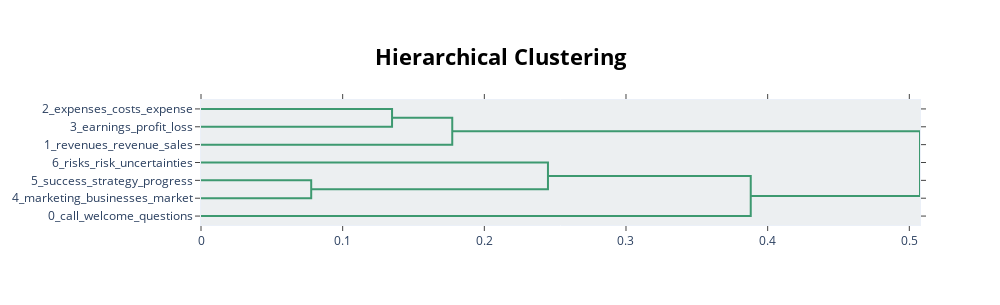

The cell this chart's notebook holds for it:
### Markdown cell above
Zeroshot 9 Topics for the following cells

### Code cell
topic_model.visualize_hierarchy()

### Figure 1 — Plotly figure (JSON) as saved in the notebook; plotly's stock layout.template omitted (floating-point values rounded to 4 significant figures)
{"data": [{"hoverinfo": "text", "marker": {"color": "rgb(61,153,112)"}, "mode": "lines", "type": "scatter", "x": [0, 0.1349, 0.1349, 0], "xaxis": "x", "y": [-5, -5, -15, -15], "yaxis": "y"}, {"hoverinfo": "text", "marker": {"color": "rgb(61,153,112)"}, "mode": "lines", "type": "scatter", "x": [0.1349, 0.1774, 0.1774, 0], "xaxis": "x", "y": [-10, -10, -25, -25], "yaxis": "y"}, {"hoverinfo": "text", "marker": {"color": "rgb(61,153,112)"}, "mode": "lines", "type": "scatter", "x": [0, 0.07779, 0.07779, 0], "xaxis": "x", "y": [-45, -45, -55, -55], "yaxis": "y"}, {"hoverinfo": "text", "marker": {"color": "rgb(61,153,112)"}, "mode": "lines", "type": "scatter", "x": [0, 0.2449, 0.2449, 0.07779], "xaxis": "x", "y": [-35, -35, -50, -50], "yaxis": "y"}, {"hoverinfo": "text", "marker": {"color": "rgb(61,153,112)"}, "mode": "lines", "type": "scatter", "x": [0.2449, 0.3881, 0.3881, 0], "xaxis": "x", "y": [-42.5, -42.5, -65, -65], "yaxis": "y"}, {"hoverinfo": "text", "marker": {"color": "rgb(61,153,112)"}, "mode": "lines", "type": "scatter", "x": [0.1774, 0.5075, 0.5075, 0.3881], "xaxis": "x", "y": [-17.5, -17.5, -53.75, -53.75], "yaxis": "y"}], "layout": {"autosize": false, "height": 305, "hoverlabel": {"bgcolor": "white", "font": {"family": "Rockwell", "size": 16}}, "hovermode": "closest", "plot_bgcolor": "#ECEFF1", "showlegend": false, "title": {"font": {"color": "Black", "size": 22}, "text": "<b>Hierarchical Clustering</b>", "x": 0.5, "xanchor": "center", "yanchor": "top"}, "width": 1000, "xaxis": {"mirror": "allticks", "rangemode": "tozero", "showgrid": false, "showline": true, "showticklabels": true, "ticks": "outside", "type": "linear", "zeroline": false}, "yaxis": {"mirror": "allticks", "range": [-70, 0], "rangemode": "tozero", "showgrid": false, "showline": true, "showticklabels": true, "tickmode": "array", "ticks": "outside", "ticktext": ["2_expenses_costs_expense", "3_earnings_profit_loss", "1_revenues_revenue_sales", "6_risks_risk_uncertainties", "5_success_strategy_progress", "4_marketing_businesses_market", "0_call_welcome_questions"], "tickvals": [-5, -15, -25, -35, -45, -55, -65], "type": "linear", "zeroline": false}}}
